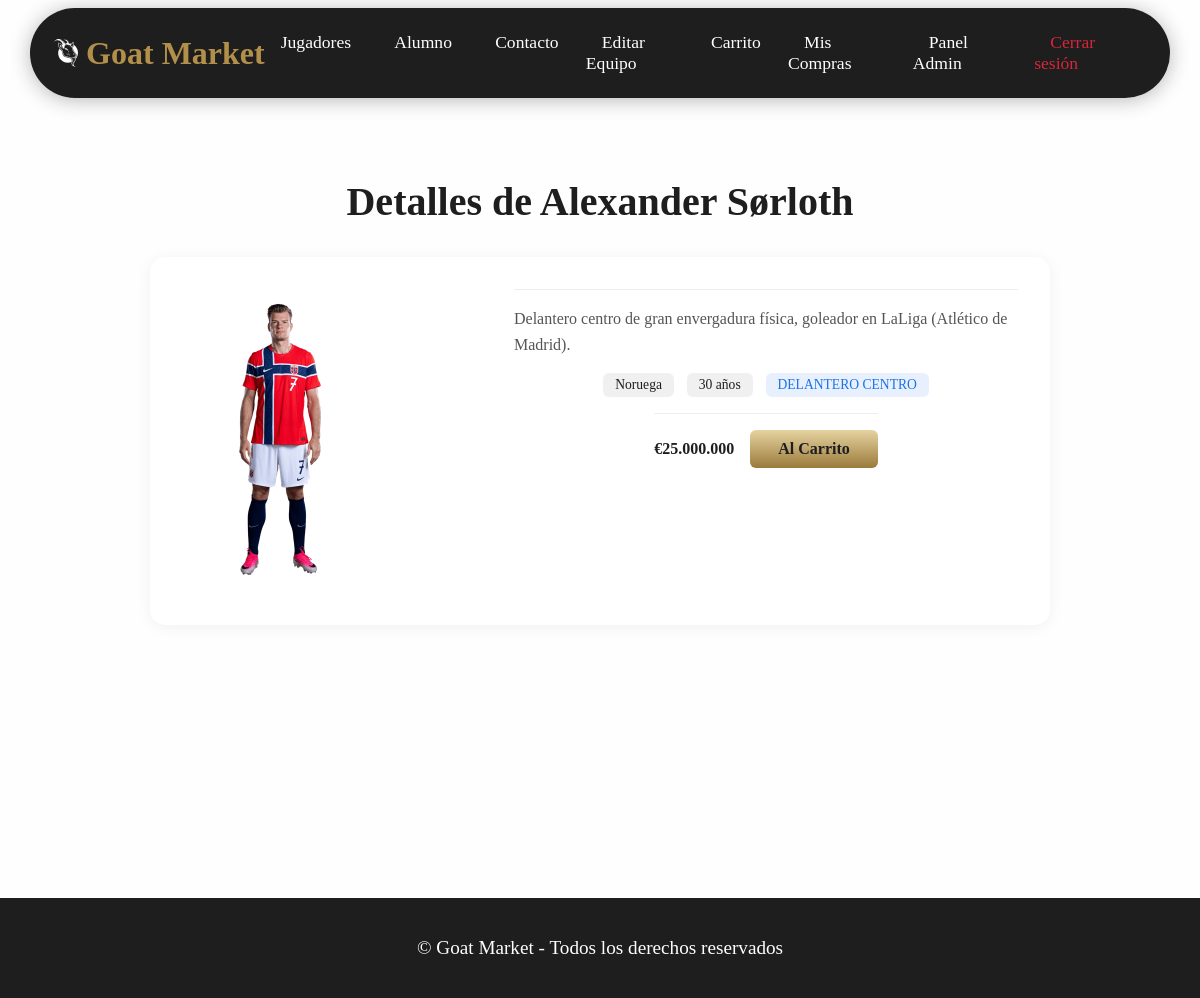
Screenshot of /?sec=detalle&id=55 (signed in) with the database file from the repository.
### tables this page shows
CREATE TABLE `jugadores` (
  `id` int(10) unsigned NOT NULL AUTO_INCREMENT,
  `nombre_apellido` varchar(50) NOT NULL,
  `fecha_nacimiento` date NOT NULL,
  `descripcion` text DEFAULT NULL,
  `precio` smallint(5) unsigned NOT NULL,
  `imagen` varchar(50) DEFAULT NULL,
  `pais_id` int(11) DEFAULT NULL,
  PRIMARY KEY (`id`),
  KEY `pais_id` (`pais_id`),
  CONSTRAINT `pais_id` FOREIGN KEY (`pais_id`) REFERENCES `paises` (`id`) ON UPDATE CASCADE
);

CREATE TABLE `paises` (
  `id` int(11) NOT NULL AUTO_INCREMENT,
  `nombre` varchar(50) NOT NULL,
  `estrellas` tinyint(4) NOT NULL,
  `color` varchar(8) NOT NULL DEFAULT '#666666',
  PRIMARY KEY (`id`),
  UNIQUE KEY `uq_paises_nombre` (`nombre`)
);

### clases/Jugadores.php (called while the page is built, shortened)
<?php
class Jugadores
{
  private $id;
  private $nombre_apellido;
  private $descripcion;
  private $fecha_nacimiento;
  private $imagen;
  private $pais_id;
  private $pais_nombre;
  public function getId(){
    return $this -> id;
  }
  public function getNombre(){
    return $this -> nombre_apellido;
  }
  public function getDescripcion(){
    return $this -> descripcion;
  }
  public function getPrecio(){
    return $this -> precio;
  }
  public function getImagen(){
    return $this -> imagen;
  }
  public function getPais(){
    return $this -> pais_nombre ?? $this -> pais_id;
  }
  public function getEdad(): int {
    $nacimiento = new DateTime($this->fecha_nacimiento);
    $hoy = new DateTime();
    return (int) $nacimiento->diff($hoy)->y;
  }
  public static function get_x_id(int $id): ?Jugadores
  {
    $conexion = Conexion::getConexion();
    $query = "SELECT j.*, p.nombre AS pais_nombre, p.color AS pais_color, p.estrellas AS pais_estrellas FROM jugadores j JOIN paises p ON j.pais_id = p.id WHERE j.id = :id LIMIT 1";
    $PDOStatement = $conexion -> prepare($query);
    $PDOStatement -> setFetchMode(PDO::FETCH_CLASS, self::class);
    $PDOStatement -> execute(["id" => $id]);
    $lista = $PDOStatement -> fetch();
    return !empty($lista) ? $lista : null;
  }
}
?>

### clases/Posiciones.php (called while the page is built, shortened)
<?php
class Posiciones
{
    public static function getPosicionesPorJugador(int $jugador_id): array
    {
        $conexion = Conexion::getConexion();
        $query = "SELECT pos.posicion FROM posicion_x_jugador pxj
                  JOIN posiciones pos ON pxj.posicion_id = pos.id
                  WHERE pxj.jugador_id = :jugador_id
                  ORDER BY pos.posicion";
        $PDOStatement = $conexion->prepare($query);
        $PDOStatement->execute(['jugador_id' => $jugador_id]);
        return $PDOStatement->fetchAll(PDO::FETCH_COLUMN);
    }
}

### clases/Carrito.php (called while the page is built, shortened)
<?php
require_once "Jugadores.php";
class Carrito
{
  public static function idsEnCarrito(int $usuario_id): array
  {
    $conexion = Conexion::getConexion();
    $query = "SELECT jugador_id FROM carrito WHERE usuario_id = :usuario_id";
    $stmt = $conexion->prepare($query);
    $stmt->execute(['usuario_id' => $usuario_id]);
    return $stmt->fetchAll(PDO::FETCH_COLUMN);
  }
}

### vistas/detalle.php (the view, shortened to what this page needs)
<?php
    require_once "clases/Jugadores.php";
    require_once "clases/Posiciones.php";
    require_once "clases/Carrito.php";
    $id = isset($_GET["id"]) ? $_GET["id"] : null;
    $jugador = Jugadores::get_x_id($id);
    if(!is_null($jugador)){
        $posicionesJugador = Posiciones::getPosicionesPorJugador($jugador->getId());
        $ya_en_carrito = isset($_SESSION['usuario_id']) && in_array($jugador->getId(), Carrito::idsEnCarrito($_SESSION['usuario_id']));
        $ids_comprados = [];
        if (isset($_SESSION['usuario_id'])) {
            $cnx = Conexion::getConexion();
            $s = $cnx->prepare("SELECT DISTINCT jugador_id FROM detalle_compra dc JOIN compras c ON dc.compra_id = c.id WHERE c.usuario_id = :uid");
            $s->execute(['uid' => $_SESSION['usuario_id']]);
            $ids_comprados = $s->fetchAll(PDO::FETCH_COLUMN);
        }
        $ya_comprado = in_array($jugador->getId(), $ids_comprados);
        ?>
        <h2>Detalles de <?= $jugador->getNombre() ?></h2>
        <div class="detalle">
            <?php if ($jugador->getImagen()): ?>
                <figure>
                    <img src="assets/img/<?= rawurlencode($jugador->getImagen()) ?>" alt="<?= htmlspecialchars($jugador->getNombre()) ?>">
                </figure>
            <?php endif; ?>
            <div>
                <p><?= htmlspecialchars($jugador->getDescripcion()) ?></p>
                <div>
                    <span><?= htmlspecialchars($jugador->getPais()) ?> <?= $jugador->getPaisEstrellas() > 5 ? $jugador->getPaisEstrellas() . '★' : str_repeat('★', $jugador->getPaisEstrellas()) ?></span>
                    <span><?= $jugador->getEdad() ?> años</span>
                    <?php if (!empty($posicionesJugador)): ?>
                        <?php foreach($posicionesJugador as $pos): ?>
                            <span class="posicion-tag"><?= htmlspecialchars($pos) ?></span>
                        <?php endforeach; ?>
                    <?php endif; ?>
                        </div>
                <div>
                    <strong>€<?= number_format($jugador->getPrecio() * 1000000, 0, ',', '.') ?></strong>
                    <?php if ($ya_en_carrito): ?>
                        <span class="button disabled">Ya está en tu carrito</span>
                    <?php elseif ($ya_comprado): ?>
                        <span class="button disabled">Ya comprado</span>
                    <?php else: ?>
                        <a href="actions/agregar_carrito_acc.php?id=<?= $jugador->getId() ?>" class="button">Al Carrito</a>
                    <?php endif; ?>
                        </div>
            </div>
        </div>
<?php }?>

### assets/css/style.css (style rules this page uses)
:root { --card-size: 300px; --main-color: #67b7fd; --golden-x: linear-gradient(90deg, #9A7A3B 0%, #E6D3A1 100%); --golden-y: linear-gradient(0deg, #9A7A3B 0%, #E6D3A1 100%); --golden: #b2904a; }
* { margin: 0; padding: 0; box-sizing: border-box; box-shadow: none; text-decoration: none; list-style: none; }
a { color: inherit; }
body { background-color: #fefefe; color: #1e1e1e; }
h2 { margin: auto; text-align: center; font-size: 2.5rem; margin-bottom: 2rem; }
img { height: var(--card-size); transform: scale(1) translateY(0px); transition: all cubic-bezier(0.63, 0.23, 0.00, 1.08) 1s; }
.detalle { display: flex; gap: 2rem; max-width: 900px; margin: 2rem auto; background: #fff; border-radius: 15px; padding: 2rem; box-shadow: 0 2px 16px rgba(0,0,0,0.06); }
.detalle > div { flex: 1; display: flex; flex-direction: column; gap: 1rem; }
.detalle > div p { font-size: 1rem; line-height: 1.6; color: #555; }
.detalle div { display: flex; gap: 0.8rem; }
.detalle div:last-of-type { justify-content: flex-start; gap: 1rem; align-items: center; padding-top: 1rem; border-top: 1px solid #eee; }
.detalle div span { padding: 0.25rem 0.75rem; background: #f0f0f0; border-radius: 6px; font-size: 0.85rem; }
.posicion-tag { background: #e8f0fe !important; color: #1a73e8; font-weight: 500; }
.detalle .button { width: auto; max-width: none; height: auto; padding: 10px 28px; font-size: 1rem; font-weight: 600; text-align: center; border: none; border-radius: 6px; }

### rows the page displays
jugadores: nombre_apellido "Alexander Sørloth", imagen (picture), descripcion "Delantero centro de gran envergadura física, goleador en LaLiga (Atlético de Madrid).", pais.nombre "Noruega", fecha_nacimiento "30", $jugador->getPrecio()*1000000 "25.000.000"

### other values shown
$value -> getTitulo() "Jugadores"
$value -> getTitulo() "Alumno"
$value -> getTitulo() "Contacto"
$value -> getTitulo() "Editar Equipo"
$pos "DELANTERO CENTRO"
